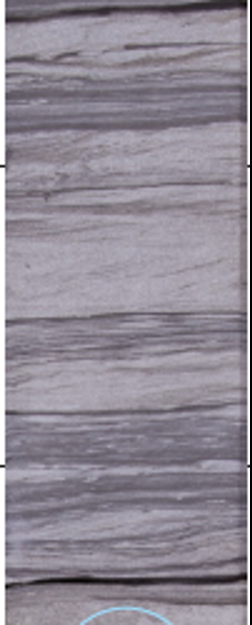
#> input picture HW2 - Filters/kore.png, 252 x 625 px
$ jupyter execute 'HW2 - Filters.ipynb'   (older library calls are emulated)
#> lines starting #> are read from the running program, lines starting #| are printed output that depends on the picture
## Попробуем разные фильтры с целью - подсветить неоднородности керна

[cell 1]
import cv2
import numpy as np
import requests
from matplotlib import pyplot as plt
from ipywidgets import interact, FloatSlider

# Загружаем изображение из URL
image_path = 'kore.png'
image = cv2.imread(image_path)
#> image is the input picture: shape (625, 252, 3); mean B, G, R 148.6, 137.5, 143.7
gray_image = cv2.cvtColor(image, cv2.COLOR_BGR2GRAY)

def calculate_edge_contrast(image):
    """
    Оценивает контрастность краев на основе градиентов Sobel.
    """
    sobel_x = cv2.Sobel(image, cv2.CV_64F, 1, 0, ksize=3)
    sobel_y = cv2.Sobel(image, cv2.CV_64F, 0, 1, ksize=3)
    edge_contrast = np.sum(np.abs(sobel_x)) + np.sum(np.abs(sobel_y))
    return edge_contrast


def find_optimal_sharpen_intensity_sobel(image, step=0.05, max_intensity=5):
    """
    Подбирает оптимальную интенсивность фильтра Sharpen для максимизации контрастности краев.
    """
#> called with step = 0.05, max_intensity = 5
    best_intensity = 0
    max_contrast = 0
    contrast_values = []

    for intensity in np.arange(0, max_intensity + step, step):
        sharpen_kernel = np.array([[0, -1, 0], [-1, 5 + intensity, -1], [0, -1, 0]])
        sharpened_image = cv2.filter2D(image, -1, sharpen_kernel)
        edge_contrast = calculate_edge_contrast(sharpened_image)
        contrast_values.append(edge_contrast)

        if edge_contrast > max_contrast:
            max_contrast = edge_contrast
            best_intensity = intensity
#> this loop made 101 passes
#> (edge_contrast, max_contrast) on passes 1 to 10: (15613402, 15613402), (15920860, 15920860), (16238304, 16238304), (16549364, 16549364), (16860580, 16860580), (17167698, 17167698), (17464824, 17464824), (17762624, 17762624), (18046974, 18046974), (18249858, 18249858)
#> edge_contrast on passes 11 to 16: 18128656, 17485144, 16598052, 15716708, 14870214, 14024482
#> pass 1, in find_optimal_sharpen_intensity_sobel, `sharpened_image = cv2.filter2D(image, -1, sharpen_kernel)`:
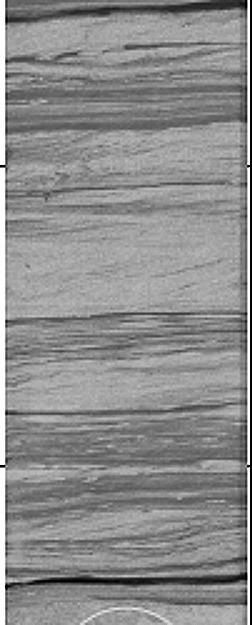
#> sharpened_image: shape (625, 252); min 0, max 255, mean 140.3
#> pass 1, in calculate_edge_contrast, `sobel_x = cv2.Sobel(image, cv2.CV_64F, 1, 0, ksize=3)`:
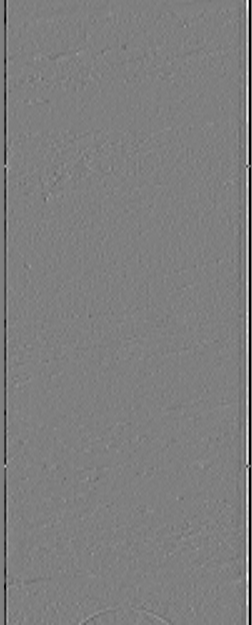
#> sobel_x: shape (625, 252) float64; min -1020, max 1020, mean -8; drawn with min black and max white
#> pass 1, in calculate_edge_contrast, `sobel_y = cv2.Sobel(image, cv2.CV_64F, 0, 1, ksize=3)`:
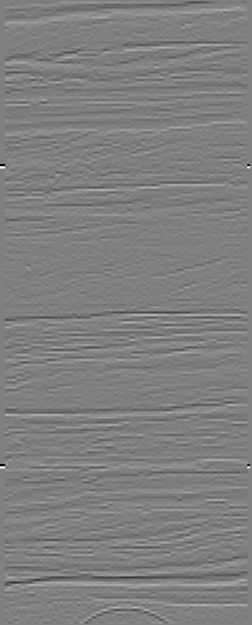
#> sobel_y: shape (625, 252) float64; min -1020, max 1020, mean 0.7; drawn with min black and max white
#> after the loop:
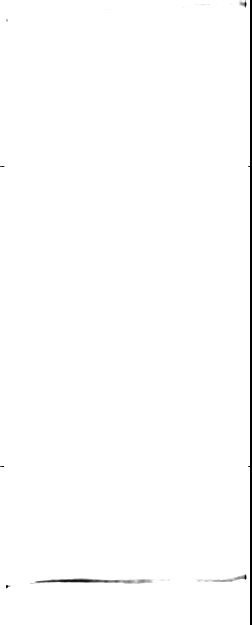
#> sharpened_image: shape (625, 252); min 0, max 255, mean 252.5
#> after the loop, best_intensity = 0.45; contrast_values = 101 values, max 18249858 at index 9, min 1771236 at index 100, mean 5421632.2; max_contrast = 18249858

    return best_intensity, contrast_values


# Поиск оптимальной интенсивности
step = 0.05
max_intensity = 5
optimal_intensity, contrast_values = find_optimal_sharpen_intensity_sobel(gray_image, step=step, max_intensity=max_intensity)
#> optimal_intensity = 0.45
#> the sliders are set to intensity = 0.45

# Функция для обновления изображения с заданной интенсивностью
def update_image_with_sharpen(intensity):
    """
    Применяет фильтр Sharpen к изображению с заданной интенсивностью и отображает его.
    """
#> called with intensity = 0.45
    sharpen_kernel = np.array([[0, -1, 0], [-1, 5 + intensity, -1], [0, -1, 0]])
    sharpened_image = cv2.filter2D(gray_image, -1, sharpen_kernel)
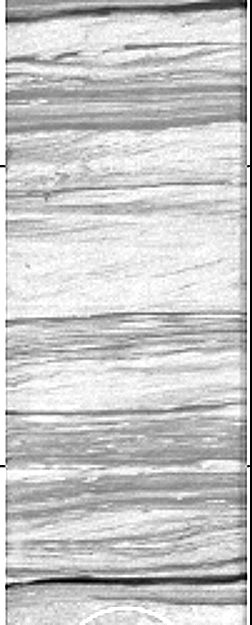
#> sharpened_image: shape (625, 252); min 0, max 255, mean 200.3
    plt.figure(figsize=(6, 6))
    plt.imshow(sharpened_image, cmap='gray')
    plt.title(f"Sharpen Intensity: {intensity:.2f}")
    plt.axis('off')
    plt.show()

# Создаем интерактивный ползунок
interact(
    update_image_with_sharpen,
    intensity=FloatSlider(
        value=optimal_intensity,
        min=0.0,
        max=5.0,
        step=0.05,
        description="Sharpen Intensity"
    )
)

print(f"Оптимальная интенсивность фильтра Sharpen: {optimal_intensity:.2f}")
#| Оптимальная интенсивность фильтра Sharpen: 0.45

[cell 2]
# Построение графика контрастности краев
intensities = np.arange(0, max_intensity + step, step)
plt.figure(figsize=(8, 4))  # Уменьшенный график
plt.plot(intensities, contrast_values, marker='o', label='Контрастность краев')
plt.axvline(optimal_intensity, color='r', linestyle='--', label=f'Оптимальная интенсивность: {optimal_intensity:.2f}')
plt.xlabel('Интенсивность Sharpen')
plt.ylabel('Контрастность краев')
plt.title('Оценка контрастности краев')
plt.legend()
plt.grid()
plt.show()
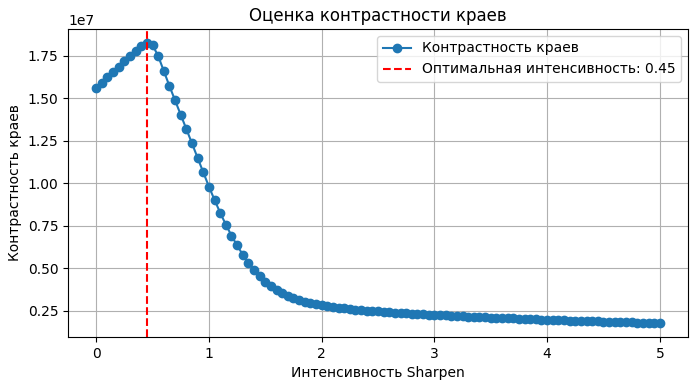
#> figure drawn by matplotlib, 1 panel; curve peaks at x = 0.45, y = 18249858
